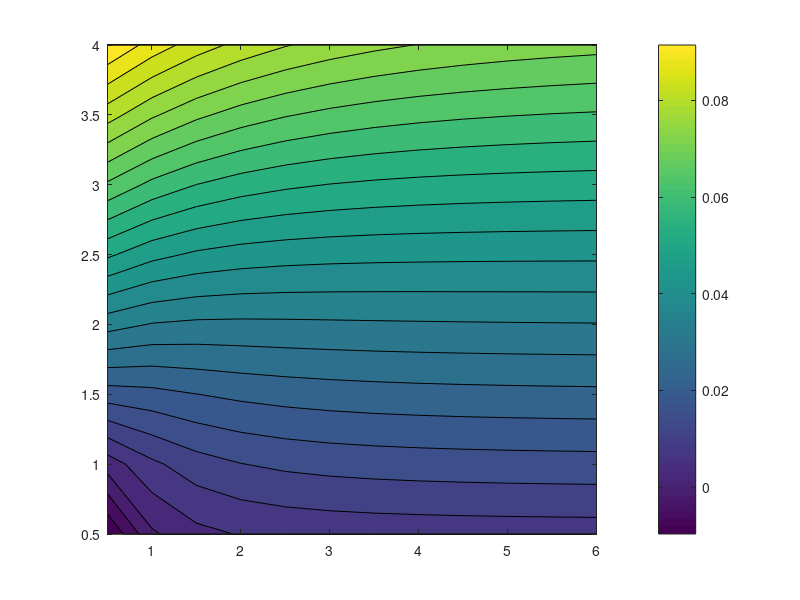

MATLAB code for this plot:
x = 0.5:0.5:6;
y = 0.5:0.5:4;
h = 0;
k = 0;
[X,Y] = meshgrid(x,y);
U = 1;
R = 1;
rr = zeros(size(X,1),size(X,2));
theta = zeros(size(X,1),size(X,2));
psi=zeros(size(X,1),size(X,2));
for r = 1:size(X,1)
    for c = 1:size(X,2)
        rr(r,c) = ((h-X(r,c))^2+(k-Y(r,c))^2)^0.5;
%         theta(r,c) = atan((k-Y(r,c))/(h-X(r,c)));
        if X(r,c)>=h && Y(r,c)>=k
            theta(r,c) = 0+atan((k-Y(r,c))/(h-X(r,c)));
        elseif X(r,c)<h && Y(r,c)>k
            theta(r,c) = 90+atan((k-Y(r,c))/(h-X(r,c)));
        elseif X(r,c)<h && Y(r,c)<k
            theta(r,c) = 180+atan((k-Y(r,c))/(h-X(r,c)));
        elseif X(r,c)>h && Y(r,c)<k    
            theta(r,c) = 270+atan((k-Y(r,c))/(h-X(r,c)));
        end 
        psi(r,c) = U*(1-(R/rr(r,c))^2)*rr(r,c)*sind(theta(r,c));
    end
end
figure
contourf(X,Y,psi,25);colorbar;hold on
axis square